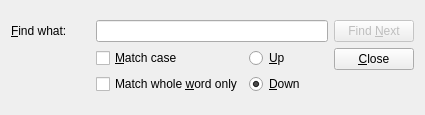
<?xml version="1.0" encoding="UTF-8"?>
<ui version="4.0">
 <class>FindDialog</class>
 <widget class="QDialog" name="FindDialog">
  <property name="geometry">
   <rect>
    <x>0</x>
    <y>0</y>
    <width>425</width>
    <height>115</height>
   </rect>
  </property>
  <property name="minimumSize">
   <size>
    <width>425</width>
    <height>115</height>
   </size>
  </property>
  <property name="maximumSize">
   <size>
    <width>425</width>
    <height>115</height>
   </size>
  </property>
  <property name="windowTitle">
   <string>Find</string>
  </property>
  <layout class="QGridLayout" name="gridLayout_2">
   <item row="0" column="0">
    <layout class="QGridLayout" name="gridLayout">
     <item row="2" column="2">
      <widget class="QRadioButton" name="uiDown">
       <property name="text">
        <string>&amp;Down</string>
       </property>
       <property name="checked">
        <bool>true</bool>
       </property>
      </widget>
     </item>
     <item row="2" column="1">
      <widget class="QCheckBox" name="uiWholeWord">
       <property name="text">
        <string>Match whole &amp;word only</string>
       </property>
      </widget>
     </item>
     <item row="1" column="2">
      <widget class="QRadioButton" name="uiUp">
       <property name="text">
        <string>&amp;Up</string>
       </property>
      </widget>
     </item>
     <item row="1" column="1">
      <widget class="QCheckBox" name="uiMatchCase">
       <property name="text">
        <string>&amp;Match case</string>
       </property>
      </widget>
     </item>
     <item row="0" column="0">
      <widget class="QLabel" name="label">
       <property name="text">
        <string>&amp;Find what:</string>
       </property>
       <property name="buddy">
        <cstring>uiFind</cstring>
       </property>
      </widget>
     </item>
     <item row="0" column="1" colspan="2">
      <widget class="QLineEdit" name="uiFind"/>
     </item>
     <item row="0" column="3" rowspan="3">
      <layout class="QVBoxLayout" name="verticalLayout_5">
       <item>
        <widget class="QPushButton" name="uiFindNext">
         <property name="enabled">
          <bool>false</bool>
         </property>
         <property name="text">
          <string>Find &amp;Next</string>
         </property>
        </widget>
       </item>
       <item>
        <widget class="QPushButton" name="uiClose">
         <property name="text">
          <string>&amp;Close</string>
         </property>
        </widget>
       </item>
       <item>
        <spacer name="verticalSpacer">
         <property name="orientation">
          <enum>Qt::Vertical</enum>
         </property>
         <property name="sizeHint" stdset="0">
          <size>
           <width>20</width>
           <height>40</height>
          </size>
         </property>
        </spacer>
       </item>
      </layout>
     </item>
    </layout>
   </item>
  </layout>
 </widget>
 <tabstops>
  <tabstop>uiFind</tabstop>
  <tabstop>uiFindNext</tabstop>
  <tabstop>uiClose</tabstop>
  <tabstop>uiMatchCase</tabstop>
  <tabstop>uiWholeWord</tabstop>
  <tabstop>uiUp</tabstop>
  <tabstop>uiDown</tabstop>
 </tabstops>
 <resources/>
 <connections>
  <connection>
   <sender>uiClose</sender>
   <signal>clicked()</signal>
   <receiver>FindDialog</receiver>
   <slot>close()</slot>
   <hints>
    <hint type="sourcelabel">
     <x>372</x>
     <y>58</y>
    </hint>
    <hint type="destinationlabel">
     <x>212</x>
     <y>57</y>
    </hint>
   </hints>
  </connection>
 </connections>
</ui>
